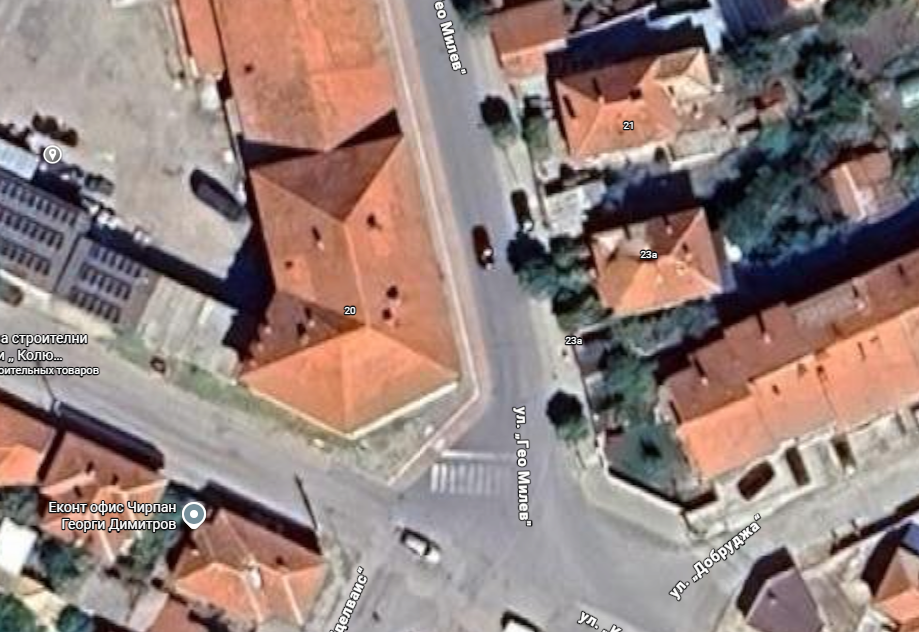
#> input picture samples/Снимок экрана 2026-02-17 130432.png, 919 x 632 px
$ python -i processor.py   (imports and definitions only)
#> lines starting #> are read from the running program, lines starting #| are printed output that depends on the picture
#> further down, picture is the input picture: PIL image 919x632 RGBA; mean R, G, B, A 148.1, 128.7, 123.6, 255
import cv2
import numpy as np
from PIL import Image, ImageEnhance

def auto_enhance_image(img):
    img_array = np.array(img.convert('RGB'))
    gaussian = cv2.GaussianBlur(img_array, (0, 0), 2.0)
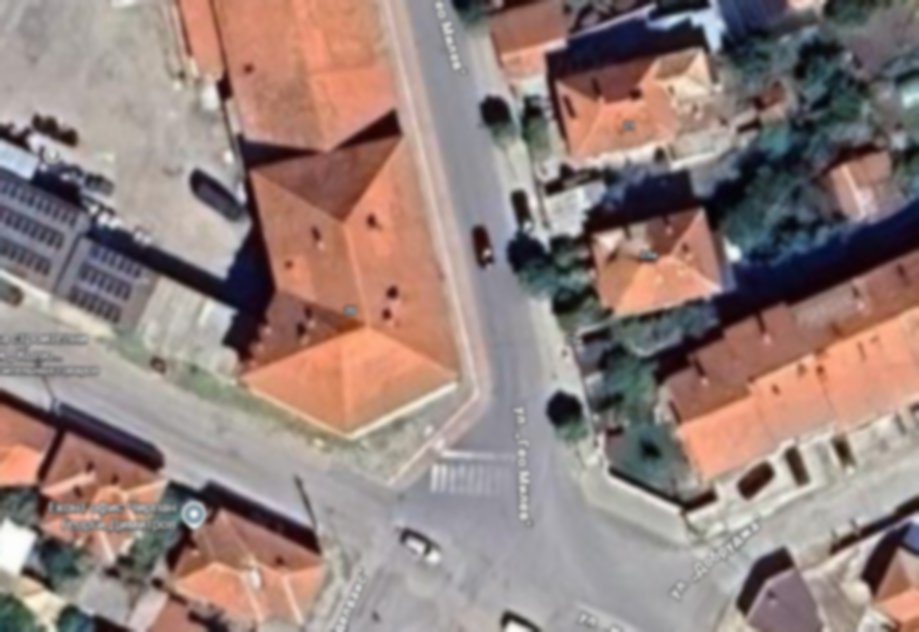
#> gaussian: shape (632, 919, 3); mean R, G, B 148.1, 128.7, 123.6
    unsharp = cv2.addWeighted(img_array, 1.6, gaussian, -0.6, 0)
    enhanced_img = Image.fromarray(unsharp)
    return ImageEnhance.Contrast(enhanced_img).enhance(1.25)
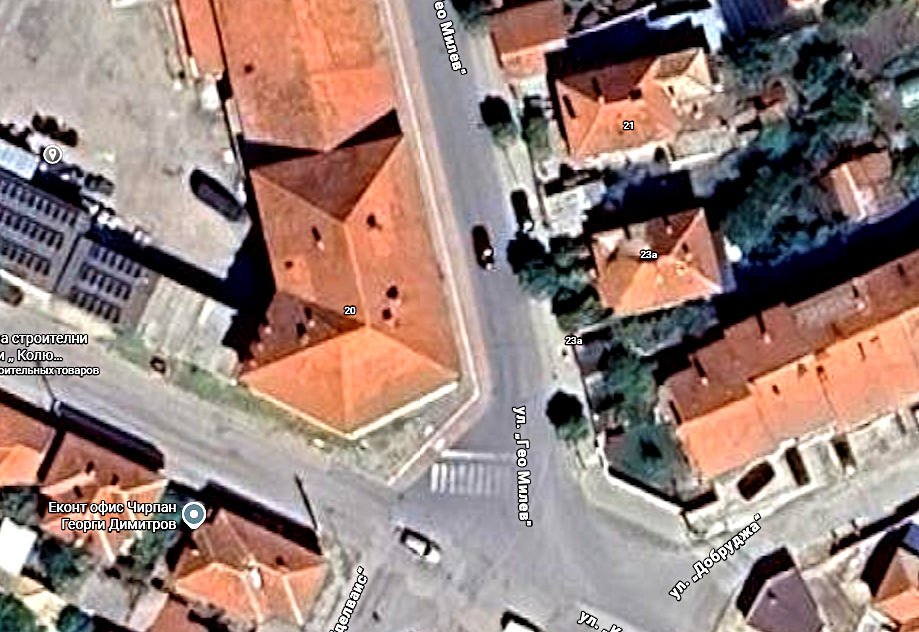
#> returned value: PIL image 919x632 RGB; mean R, G, B 151.2, 128.6, 121.7

# [51 lines left out: functions process_thermal, get_space_ai_advice, not called in this run]

>>> from PIL import Image
>>> picture = Image.open('samples/Снимок экрана 2026-02-17 130432.png')
>>> result = auto_enhance_image(picture)

$ run again, on samples/Снимок экрана 2026-02-17 135953.png
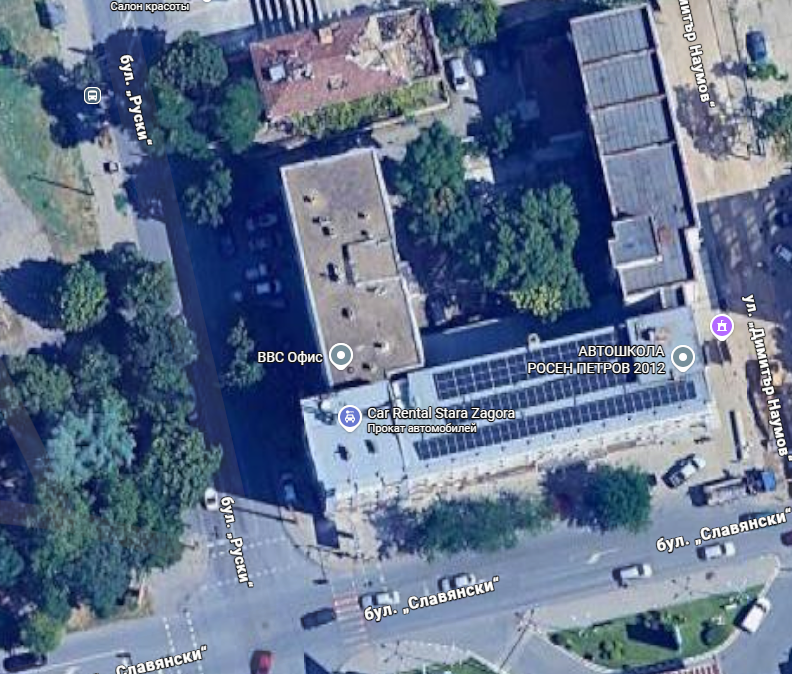
#> input picture samples/Снимок экрана 2026-02-17 135953.png, 792 x 674 px
#> picture is the input picture: PIL image 792x674 RGBA; mean R, G, B, A 98, 114, 140.3, 255
#> in auto_enhance_image, `gaussian = cv2.GaussianBlur(img_array, (0, 0), 2.0)`:
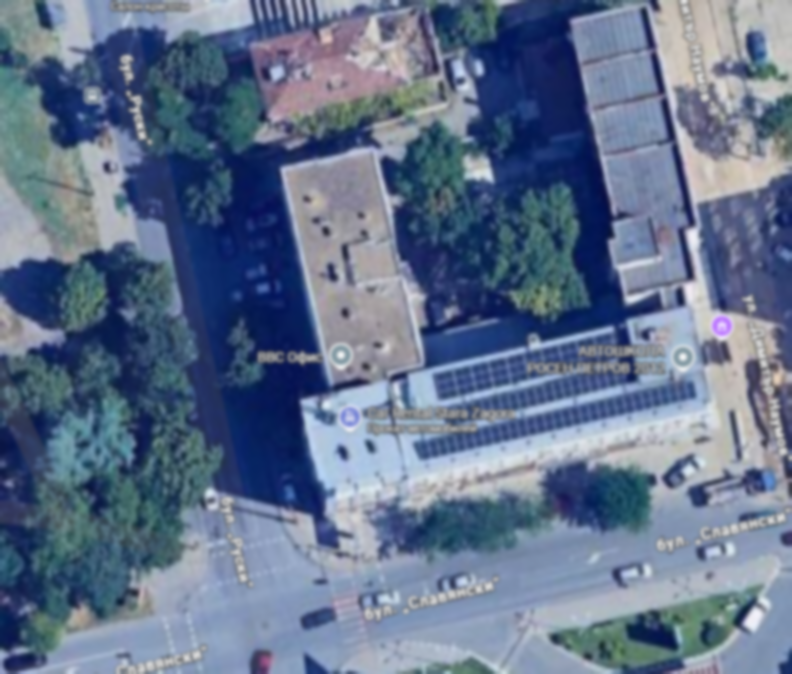
#> gaussian: shape (674, 792, 3); mean R, G, B 98, 114, 140.3
#> in auto_enhance_image, `return ImageEnhance.Contrast(enhanced_img).enhance(1.25)`:
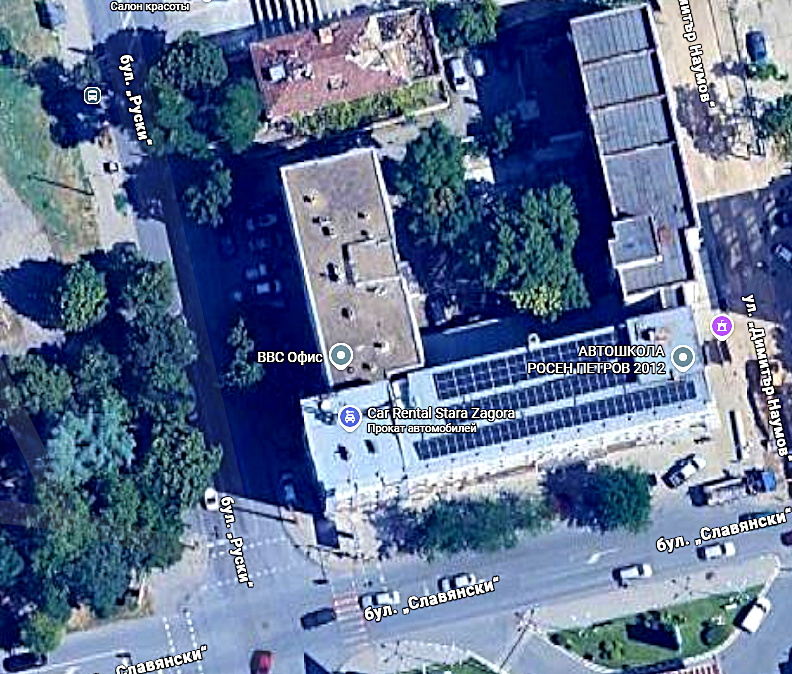
#> returned value: PIL image 792x674 RGB; mean R, G, B 96.6, 113.9, 145.7

$ run again, on samples/Снимок экрана 2026-02-17 191144.png
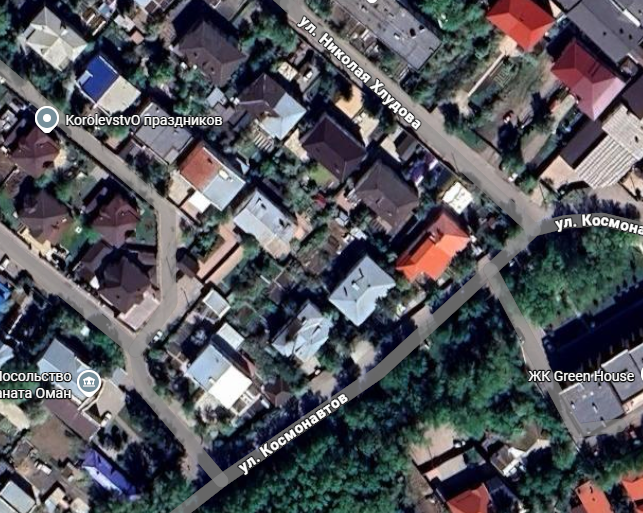
#> input picture samples/Снимок экрана 2026-02-17 191144.png, 643 x 513 px
#> picture is the input picture: PIL image 643x513 RGBA; mean R, G, B, A 84.1, 85, 90.5, 255
#> in auto_enhance_image, `gaussian = cv2.GaussianBlur(img_array, (0, 0), 2.0)`:
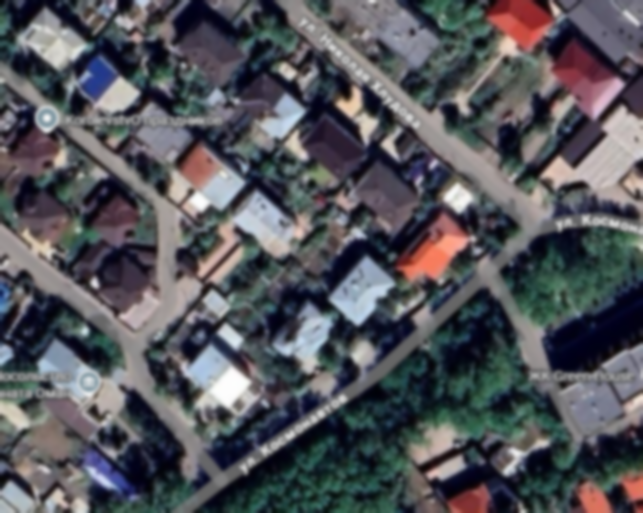
#> gaussian: shape (513, 643, 3); mean R, G, B 84.1, 85, 90.5
#> in auto_enhance_image, `return ImageEnhance.Contrast(enhanced_img).enhance(1.25)`:
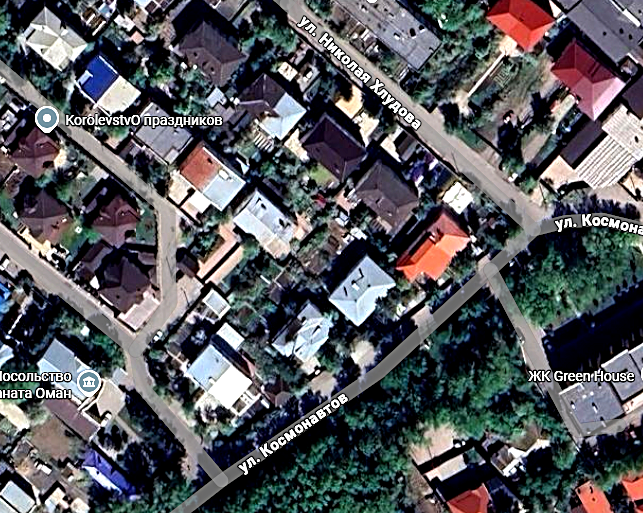
#> returned value: PIL image 643x513 RGB; mean R, G, B 86.6, 87.5, 91.7
